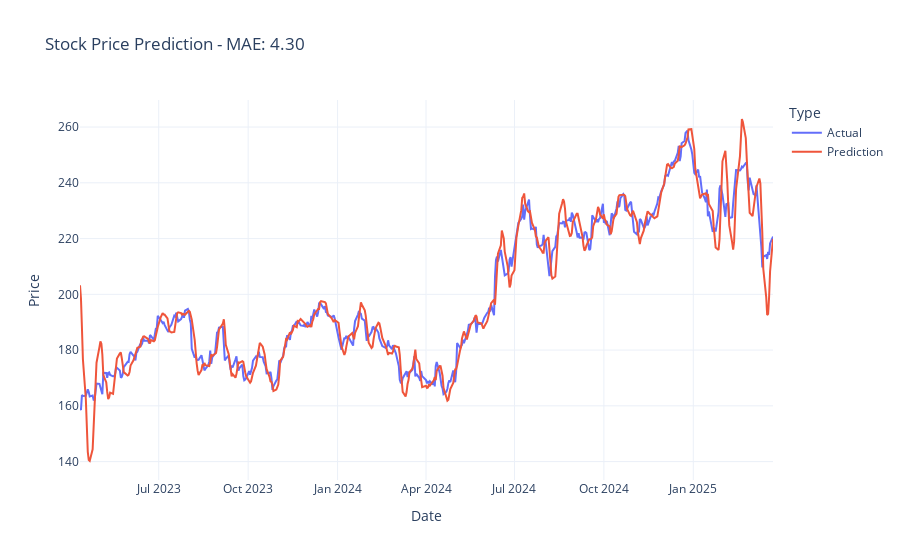

This figure's notebook cell:
### Code cell
# Run model evaluation
evaluate_model(model, dataset)

### Figure 1 — Plotly figure (JSON) as saved in the notebook; plotly's stock layout.template omitted (floating-point values rounded to 4 significant figures; data arrays with more than 128 entries replaced by an {"elided": "..."} marker saying what was removed)
{"data": [{"hovertemplate": "Type=Actual<br>Date=%{x}<br>Price=%{y}<extra></extra>", "legendgroup": "Actual", "line": {"color": "#636efa", "dash": "solid"}, "marker": {"symbol": "circle"}, "mode": "lines", "name": "Actual", "orientation": "v", "showlegend": true, "type": "scatter", "x": {"elided": "490 str values"}, "xaxis": "x", "y": {"elided": "490 float values"}, "yaxis": "y"}, {"hovertemplate": "Type=Prediction<br>Date=%{x}<br>Price=%{y}<extra></extra>", "legendgroup": "Prediction", "line": {"color": "#EF553B", "dash": "solid"}, "marker": {"symbol": "circle"}, "mode": "lines", "name": "Prediction", "orientation": "v", "showlegend": true, "type": "scatter", "x": {"elided": "490 str values"}, "xaxis": "x", "y": {"elided": "490 float values"}, "yaxis": "y"}], "layout": {"legend": {"title": {"text": "Type"}, "tracegroupgap": 0}, "title": {"text": "Stock Price Prediction - MAE: 4.30"}, "xaxis": {"anchor": "y", "domain": [0, 1], "title": {"text": "Date"}}, "yaxis": {"anchor": "x", "domain": [0, 1], "title": {"text": "Price"}}}}
